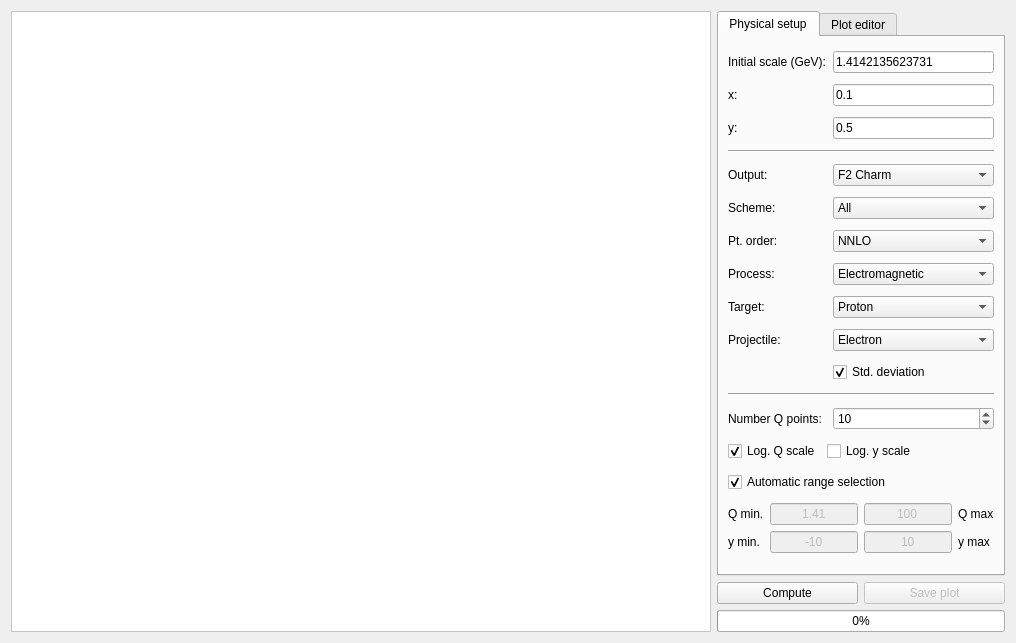
<?xml version="1.0" encoding="UTF-8"?>
<ui version="4.0">
 <class>PlotDISQ</class>
 <widget class="QWidget" name="PlotDISQ">
  <property name="geometry">
   <rect>
    <x>0</x>
    <y>0</y>
    <width>1016</width>
    <height>643</height>
   </rect>
  </property>
  <property name="windowTitle">
   <string>DIS observables</string>
  </property>
  <property name="windowIcon">
   <iconset resource="../resources/resource.qrc">
    <normaloff>:/icons/logo.png</normaloff>:/icons/logo.png</iconset>
  </property>
  <layout class="QGridLayout" name="gridLayout">
   <item row="0" column="0" rowspan="3">
    <widget class="QGraphicsView" name="graphicsView">
     <property name="minimumSize">
      <size>
       <width>700</width>
       <height>500</height>
      </size>
     </property>
     <property name="styleSheet">
      <string notr="true">background-image: url(:/images/splash.png);
background-repeat: no;
background-position: center;
background-color: rgb(255, 255, 255);</string>
     </property>
    </widget>
   </item>
   <item row="0" column="1" colspan="2">
    <widget class="QTabWidget" name="tabWidget">
     <property name="currentIndex">
      <number>0</number>
     </property>
     <widget class="QWidget" name="tab">
      <attribute name="title">
       <string>Physical setup</string>
      </attribute>
      <layout class="QGridLayout" name="gridLayout_3">
       <item row="16" column="0" colspan="3">
        <layout class="QGridLayout" name="gridLayout_2">
         <item row="0" column="0">
          <widget class="QLabel" name="label_5">
           <property name="text">
            <string>Q min.</string>
           </property>
          </widget>
         </item>
         <item row="0" column="1">
          <widget class="QLineEdit" name="xmin">
           <property name="enabled">
            <bool>false</bool>
           </property>
           <property name="text">
            <string>1.41</string>
           </property>
           <property name="alignment">
            <set>Qt::AlignCenter</set>
           </property>
          </widget>
         </item>
         <item row="0" column="2">
          <widget class="QLineEdit" name="xmax">
           <property name="enabled">
            <bool>false</bool>
           </property>
           <property name="text">
            <string>100</string>
           </property>
           <property name="alignment">
            <set>Qt::AlignCenter</set>
           </property>
          </widget>
         </item>
         <item row="0" column="3">
          <widget class="QLabel" name="label_6">
           <property name="text">
            <string>Q max</string>
           </property>
          </widget>
         </item>
         <item row="1" column="0">
          <widget class="QLabel" name="label_8">
           <property name="text">
            <string>y min.</string>
           </property>
          </widget>
         </item>
         <item row="1" column="1">
          <widget class="QLineEdit" name="ymin">
           <property name="enabled">
            <bool>false</bool>
           </property>
           <property name="text">
            <string>-10</string>
           </property>
           <property name="alignment">
            <set>Qt::AlignCenter</set>
           </property>
          </widget>
         </item>
         <item row="1" column="2">
          <widget class="QLineEdit" name="ymax">
           <property name="enabled">
            <bool>false</bool>
           </property>
           <property name="text">
            <string>10</string>
           </property>
           <property name="alignment">
            <set>Qt::AlignCenter</set>
           </property>
          </widget>
         </item>
         <item row="1" column="3">
          <widget class="QLabel" name="label_7">
           <property name="text">
            <string>y max</string>
           </property>
          </widget>
         </item>
        </layout>
       </item>
       <item row="5" column="0">
        <widget class="QLabel" name="label_4">
         <property name="text">
          <string>Scheme:</string>
         </property>
        </widget>
       </item>
       <item row="6" column="0">
        <widget class="QLabel" name="label_14">
         <property name="text">
          <string>Pt. order:</string>
         </property>
        </widget>
       </item>
       <item row="12" column="0" colspan="3">
        <widget class="Line" name="line_2">
         <property name="orientation">
          <enum>Qt::Horizontal</enum>
         </property>
        </widget>
       </item>
       <item row="0" column="0" colspan="2">
        <widget class="QLabel" name="label">
         <property name="text">
          <string>Initial scale (GeV):</string>
         </property>
        </widget>
       </item>
       <item row="7" column="2">
        <widget class="QComboBox" name="process">
         <property name="currentIndex">
          <number>0</number>
         </property>
         <item>
          <property name="text">
           <string>Electromagnetic</string>
          </property>
         </item>
         <item>
          <property name="text">
           <string>Neutral Current</string>
          </property>
         </item>
         <item>
          <property name="text">
           <string>Charged Current</string>
          </property>
         </item>
        </widget>
       </item>
       <item row="3" column="0" colspan="3">
        <widget class="Line" name="line">
         <property name="orientation">
          <enum>Qt::Horizontal</enum>
         </property>
        </widget>
       </item>
       <item row="5" column="2">
        <widget class="QComboBox" name="scheme">
         <property name="currentIndex">
          <number>3</number>
         </property>
         <item>
          <property name="text">
           <string>FONLL</string>
          </property>
         </item>
         <item>
          <property name="text">
           <string>FFNS</string>
          </property>
         </item>
         <item>
          <property name="text">
           <string>ZMVN</string>
          </property>
         </item>
         <item>
          <property name="text">
           <string>All</string>
          </property>
         </item>
        </widget>
       </item>
       <item row="0" column="2">
        <widget class="QLineEdit" name="Qi">
         <property name="text">
          <string>1.4142135623731</string>
         </property>
        </widget>
       </item>
       <item row="7" column="0">
        <widget class="QLabel" name="label_3">
         <property name="text">
          <string>Process:</string>
         </property>
        </widget>
       </item>
       <item row="1" column="2">
        <widget class="QLineEdit" name="Qf">
         <property name="text">
          <string>0.1</string>
         </property>
        </widget>
       </item>
       <item row="6" column="2">
        <widget class="QComboBox" name="ptord">
         <property name="currentIndex">
          <number>2</number>
         </property>
         <item>
          <property name="text">
           <string>LO</string>
          </property>
         </item>
         <item>
          <property name="text">
           <string>NLO</string>
          </property>
         </item>
         <item>
          <property name="text">
           <string>NNLO</string>
          </property>
         </item>
        </widget>
       </item>
       <item row="11" column="2">
        <widget class="QCheckBox" name="stddev">
         <property name="text">
          <string>Std. deviation</string>
         </property>
         <property name="checked">
          <bool>true</bool>
         </property>
        </widget>
       </item>
       <item row="9" column="0">
        <widget class="QLabel" name="label_15">
         <property name="text">
          <string>Projectile:</string>
         </property>
        </widget>
       </item>
       <item row="1" column="0">
        <widget class="QLabel" name="label_2">
         <property name="text">
          <string>x:</string>
         </property>
        </widget>
       </item>
       <item row="9" column="2">
        <widget class="QComboBox" name="projectile">
         <item>
          <property name="text">
           <string>Electron</string>
          </property>
         </item>
         <item>
          <property name="text">
           <string>Positron</string>
          </property>
         </item>
        </widget>
       </item>
       <item row="8" column="2">
        <widget class="QComboBox" name="target">
         <item>
          <property name="text">
           <string>Proton</string>
          </property>
         </item>
         <item>
          <property name="text">
           <string>Neutron</string>
          </property>
         </item>
         <item>
          <property name="text">
           <string>Isoscalar</string>
          </property>
         </item>
        </widget>
       </item>
       <item row="8" column="0">
        <widget class="QLabel" name="label_13">
         <property name="text">
          <string>Target:</string>
         </property>
        </widget>
       </item>
       <item row="13" column="2">
        <widget class="QSpinBox" name="xpoints">
         <property name="minimum">
          <number>1</number>
         </property>
         <property name="maximum">
          <number>1000000000</number>
         </property>
         <property name="value">
          <number>10</number>
         </property>
        </widget>
       </item>
       <item row="15" column="0" colspan="3">
        <widget class="QCheckBox" name="automaticrange">
         <property name="layoutDirection">
          <enum>Qt::LeftToRight</enum>
         </property>
         <property name="text">
          <string>Automatic range selection</string>
         </property>
         <property name="checked">
          <bool>true</bool>
         </property>
        </widget>
       </item>
       <item row="14" column="1" colspan="2">
        <widget class="QCheckBox" name="logy">
         <property name="layoutDirection">
          <enum>Qt::LeftToRight</enum>
         </property>
         <property name="text">
          <string>Log. y scale</string>
         </property>
        </widget>
       </item>
       <item row="14" column="0">
        <widget class="QCheckBox" name="logx">
         <property name="layoutDirection">
          <enum>Qt::LeftToRight</enum>
         </property>
         <property name="text">
          <string>Log. Q scale</string>
         </property>
         <property name="checked">
          <bool>true</bool>
         </property>
        </widget>
       </item>
       <item row="4" column="2">
        <widget class="QComboBox" name="output">
         <property name="currentIndex">
          <number>1</number>
         </property>
         <item>
          <property name="text">
           <string>F2 Light</string>
          </property>
         </item>
         <item>
          <property name="text">
           <string>F2 Charm</string>
          </property>
         </item>
         <item>
          <property name="text">
           <string>F2 Bottom</string>
          </property>
         </item>
         <item>
          <property name="text">
           <string>F2 Top</string>
          </property>
         </item>
         <item>
          <property name="text">
           <string>F2 Proton</string>
          </property>
         </item>
         <item>
          <property name="text">
           <string>FL Light</string>
          </property>
         </item>
         <item>
          <property name="text">
           <string>FL Charm</string>
          </property>
         </item>
         <item>
          <property name="text">
           <string>FL Bottom</string>
          </property>
         </item>
         <item>
          <property name="text">
           <string>FL Top</string>
          </property>
         </item>
         <item>
          <property name="text">
           <string>FL Proton</string>
          </property>
         </item>
         <item>
          <property name="text">
           <string>F3 Light</string>
          </property>
         </item>
         <item>
          <property name="text">
           <string>F3 Charm</string>
          </property>
         </item>
         <item>
          <property name="text">
           <string>F3 Bottom</string>
          </property>
         </item>
         <item>
          <property name="text">
           <string>F3 Top</string>
          </property>
         </item>
         <item>
          <property name="text">
           <string>F3 Proton</string>
          </property>
         </item>
         <item>
          <property name="text">
           <string>Sigma Light</string>
          </property>
         </item>
         <item>
          <property name="text">
           <string>Sigma Charm</string>
          </property>
         </item>
         <item>
          <property name="text">
           <string>Sigma Bottom</string>
          </property>
         </item>
         <item>
          <property name="text">
           <string>Sigma Top</string>
          </property>
         </item>
         <item>
          <property name="text">
           <string>Sigma Proton</string>
          </property>
         </item>
        </widget>
       </item>
       <item row="13" column="0" colspan="2">
        <widget class="QLabel" name="label_9">
         <property name="text">
          <string>Number Q points:</string>
         </property>
        </widget>
       </item>
       <item row="4" column="0">
        <widget class="QLabel" name="label_16">
         <property name="text">
          <string>Output:</string>
         </property>
        </widget>
       </item>
       <item row="2" column="0">
        <widget class="QLabel" name="label_17">
         <property name="text">
          <string>y:</string>
         </property>
        </widget>
       </item>
       <item row="2" column="2">
        <widget class="QLineEdit" name="y">
         <property name="text">
          <string>0.5</string>
         </property>
        </widget>
       </item>
      </layout>
     </widget>
     <widget class="QWidget" name="tab_2">
      <attribute name="title">
       <string>Plot editor</string>
      </attribute>
      <layout class="QGridLayout" name="gridLayout_4">
       <item row="6" column="0" colspan="2">
        <widget class="Line" name="line_3">
         <property name="orientation">
          <enum>Qt::Horizontal</enum>
         </property>
        </widget>
       </item>
       <item row="7" column="1">
        <spacer name="verticalSpacer">
         <property name="orientation">
          <enum>Qt::Vertical</enum>
         </property>
         <property name="sizeHint" stdset="0">
          <size>
           <width>130</width>
           <height>282</height>
          </size>
         </property>
        </spacer>
       </item>
       <item row="4" column="0">
        <widget class="QLabel" name="label_12">
         <property name="text">
          <string>Y axis label:</string>
         </property>
        </widget>
       </item>
       <item row="5" column="0" colspan="2">
        <widget class="QLineEdit" name="ytitle"/>
       </item>
       <item row="1" column="0" colspan="2">
        <widget class="QLineEdit" name="title"/>
       </item>
       <item row="3" column="0" colspan="2">
        <widget class="QLineEdit" name="xtitle"/>
       </item>
       <item row="0" column="0">
        <widget class="QLabel" name="label_10">
         <property name="text">
          <string>Plot Title:</string>
         </property>
        </widget>
       </item>
       <item row="2" column="0">
        <widget class="QLabel" name="label_11">
         <property name="text">
          <string>X axis label:</string>
         </property>
        </widget>
       </item>
      </layout>
     </widget>
    </widget>
   </item>
   <item row="1" column="1">
    <widget class="QPushButton" name="playButton">
     <property name="styleSheet">
      <string notr="true"/>
     </property>
     <property name="text">
      <string>Compute</string>
     </property>
     <property name="icon">
      <iconset resource="../resources/resource.qrc">
       <normaloff>:/images/StepForwardNormalBlue.png</normaloff>:/images/StepForwardNormalBlue.png</iconset>
     </property>
     <property name="iconSize">
      <size>
       <width>32</width>
       <height>32</height>
      </size>
     </property>
    </widget>
   </item>
   <item row="1" column="2">
    <widget class="QPushButton" name="saveButton">
     <property name="enabled">
      <bool>false</bool>
     </property>
     <property name="styleSheet">
      <string notr="true"/>
     </property>
     <property name="text">
      <string>Save plot</string>
     </property>
     <property name="icon">
      <iconset resource="../resources/resource.qrc">
       <normaloff>:/images/save-32x32.png</normaloff>:/images/save-32x32.png</iconset>
     </property>
     <property name="iconSize">
      <size>
       <width>32</width>
       <height>32</height>
      </size>
     </property>
    </widget>
   </item>
   <item row="2" column="1" colspan="2">
    <widget class="QProgressBar" name="progressBar">
     <property name="value">
      <number>0</number>
     </property>
     <property name="textVisible">
      <bool>true</bool>
     </property>
     <property name="orientation">
      <enum>Qt::Horizontal</enum>
     </property>
     <property name="invertedAppearance">
      <bool>false</bool>
     </property>
    </widget>
   </item>
  </layout>
 </widget>
 <resources>
  <include location="../resources/resource.qrc"/>
 </resources>
 <connections/>
</ui>
